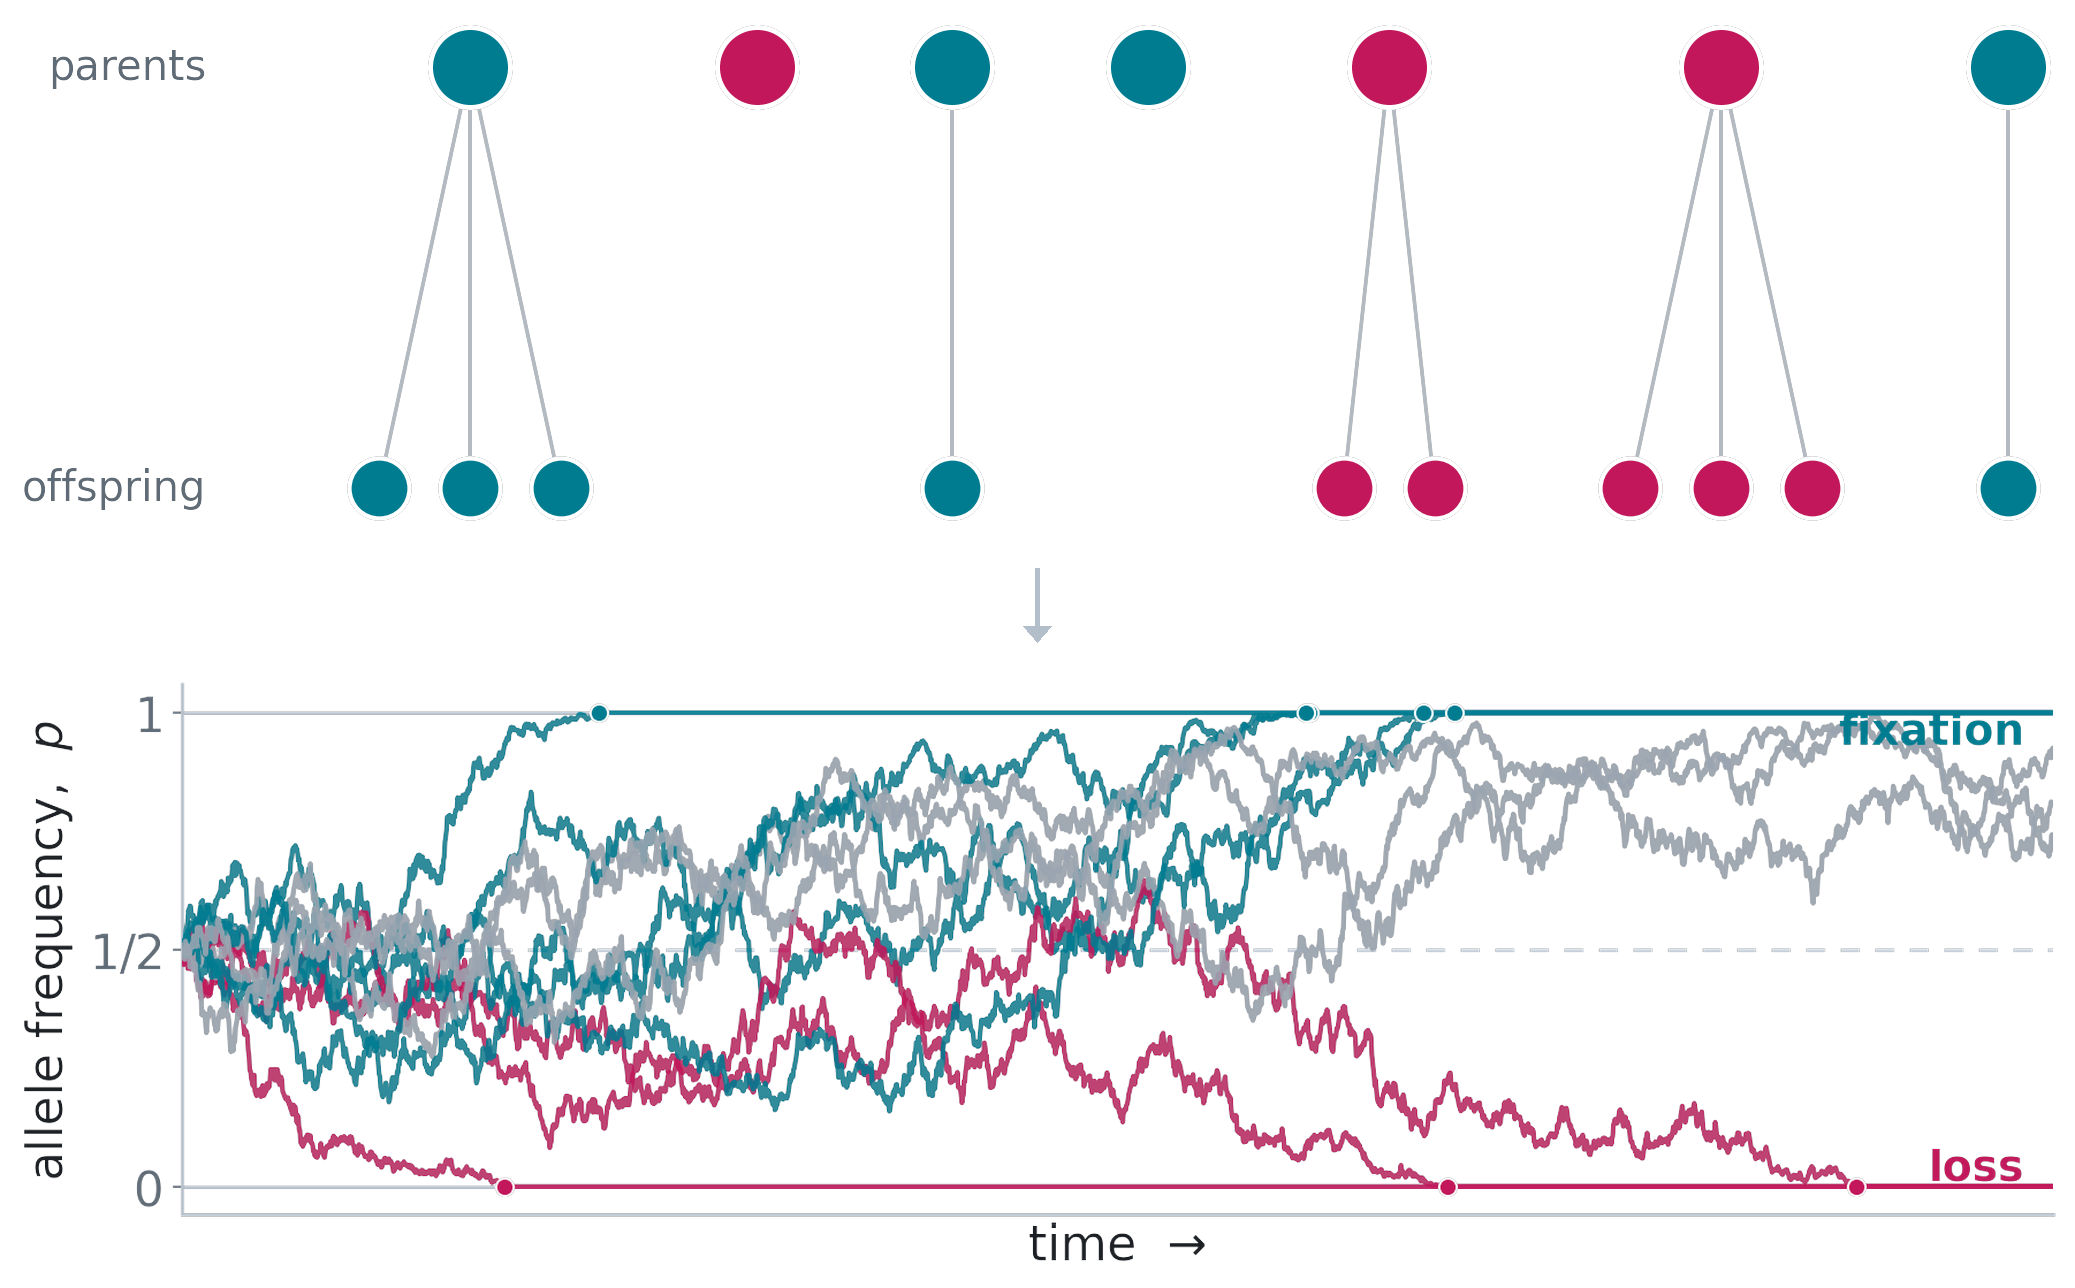

Reproduce this figure in Python.
"""
Collapsed opening slide: variation of types + reproductive variance -> random genetic drift.

  TOP    reproduction diagram with TWO heritable types (cyan / pink alleles). Each parent
         leaves a different number of offspring, and offspring inherit the parent's type.
  BOTTOM the fixation/loss figure (Wright-Fisher drift): the type frequency wanders until
         one type fixes (cyan paths -> 1) and the other is lost (pink paths -> 0).

Same two colours run through both panels, so the jump reads directly: cyan & pink
individuals -> their frequencies drift -> fixation of one, loss of the other.
"""
import numpy as np, matplotlib as mpl
mpl.use('Agg'); import matplotlib.pyplot as plt
from PIL import Image, ImageDraw
from drift_figs import make_fixation           # reuse the fixation/loss panel (cyan/pink)

CYAN='#007c91'; PINK='#c2185b'; LINK='#b2bcc6'; LABEL='#5f6b76'
mpl.rcParams.update({'font.family':'DejaVu Sans','svg.fonttype':'none'})

def trim(path, m=24):
    im=Image.open(path); a=np.array(im)[...,3]; ys,xs=np.where(a>0)
    box=(max(xs.min()-m,0),max(ys.min()-m,0),min(xs.max()+m,im.width),min(ys.max()+m,im.height))
    im.crop(box).save(path); return Image.open(path)

def render_top(fname):
    # two heritable types; both have a "jackpot" (3) and a "failure" (0) -> reads as chance
    types  = ['C','P','C','C','P','P','C']
    counts = [ 3 , 0 , 1 , 0 , 2 , 3 , 1 ]     # cyan offspring 5, pink offspring 5
    cmap={'C':CYAN,'P':PINK}
    GAP=1.15; fams=[]; x=0.0
    for t,c in zip(types,counts):
        if c==0:
            fams.append((x+0.5, [], t)); x+=1+GAP
        else:
            blk=[x+i+0.5 for i in range(c)]; fams.append((x+c/2.0, blk, t)); x+=c+GAP
    xR=x-GAP; YP,YO=1.7,0.0
    fig,ax=plt.subplots(figsize=(11.0,3.6))
    for px,blk,t in fams:                       # links behind
        for ox in blk:
            ax.plot([px,ox],[YP,YO],color=LINK,lw=1.4,alpha=0.9,solid_capstyle='round',zorder=1)
    for t in ['C','P']:                         # circles, coloured by type
        ox=[o for (px,blk,tt) in fams if tt==t for o in blk]
        pxs=[px for (px,blk,tt) in fams if tt==t]
        ax.scatter(ox,[YO]*len(ox),  s=470, color=cmap[t], edgecolors='white', linewidths=1.6, zorder=3)
        ax.scatter(pxs,[YP]*len(pxs),s=830, color=cmap[t], edgecolors='white', linewidths=1.8, zorder=3)
    xL=-1.4
    ax.text(xL,YP,'parents',   ha='right',va='center',color=LABEL,fontsize=15)
    ax.text(xL,YO,'offspring', ha='right',va='center',color=LABEL,fontsize=15)
    ax.set_xlim(xL-3.0,xR+0.6); ax.set_ylim(-0.55,2.25); ax.axis('off')
    fig.tight_layout(pad=0.3); fig.savefig(fname,dpi=200,transparent=True,bbox_inches='tight'); plt.close(fig)
    return trim(fname)

top = render_top('repro_variance_types.png')
make_fixation('fixation.png', seed=0)           # cyan fixes / pink fixes / gray segregating
bot = trim('fixation.png')
if bot.width != top.width:                      # match widths for clean stacking
    nw=top.width; nh=int(round(bot.height*nw/bot.width)); bot=bot.resize((nw,nh), Image.LANCZOS)

GAP=118; W=max(top.width,bot.width); H=top.height+GAP+bot.height
cv=Image.new('RGBA',(W,H),(0,0,0,0))
cv.paste(top,((W-top.width)//2,0),top)
cv.paste(bot,((W-bot.width)//2,top.height+GAP),bot)
d=ImageDraw.Draw(cv); cx=W//2; y0=top.height+24; y1=top.height+GAP-20; col=(178,190,202,255)
d.line([(cx,y0),(cx,y1-14)],fill=col,width=5)
d.polygon([(cx-14,y1-16),(cx+14,y1-16),(cx,y1)],fill=col)
cv.save('drift_intro.png')
print('top',top.size,' bottom',bot.size,' composite',cv.size)
